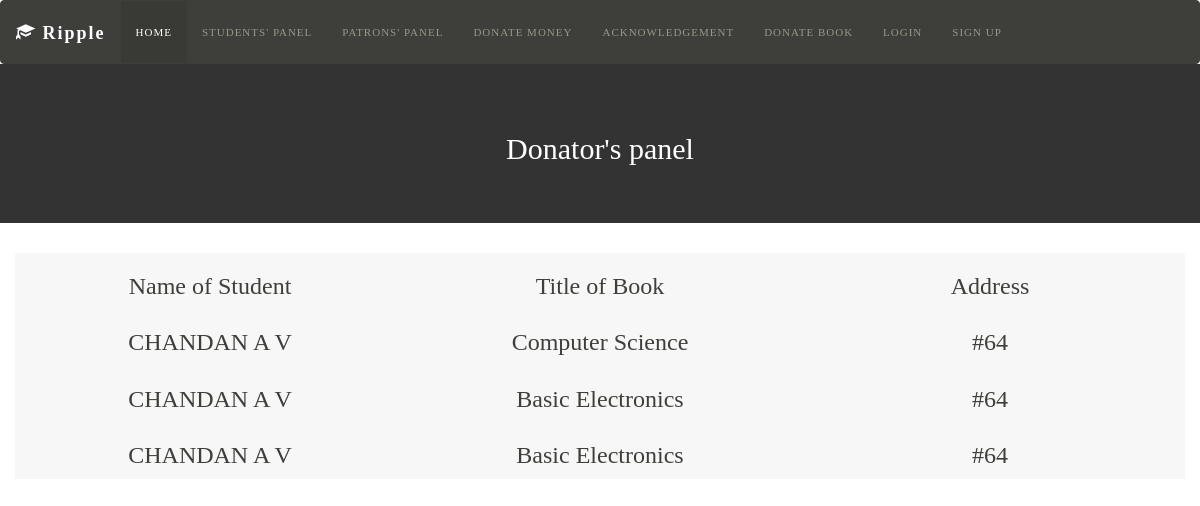
The page /acknowledgement.php on the database its author committed.
### tables this page shows
CREATE TABLE IF NOT EXISTS `bbb` (
  `id` int(11) NOT NULL,
  `book_id` int(8) NOT NULL,
  `student` varchar(255) NOT NULL
);

CREATE TABLE IF NOT EXISTS `users` (
  `userID` int(11) NOT NULL,
  `username` varchar(80) NOT NULL,
  `firstName` varchar(30) NOT NULL,
  `lastName` varchar(60) NOT NULL,
  `contact` varchar(13) NOT NULL,
  `education` varchar(255) NOT NULL,
  `email` varchar(60) NOT NULL,
  `password` varchar(100) NOT NULL,
  `thumbnail` varchar(255) DEFAULT '',
  `gender` varchar(10) DEFAULT '',
  `birthdate` varchar(255) DEFAULT '0000-00-00',
  `birthmo` varchar(255) NOT NULL,
  `birthyr` varchar(255) NOT NULL,
  `religion` varchar(100) DEFAULT '',
  `birthplace` varchar(255) DEFAULT '',
  `address` varchar(255) NOT NULL,
  `ano` varchar(255) NOT NULL,
  `opt` varchar(255) NOT NULL,
  `points` int(8) NOT NULL
);

CREATE TABLE IF NOT EXISTS `books` (
  `id` int(11) NOT NULL,
  `book_name` varchar(255) NOT NULL,
  `book_author` varchar(255) NOT NULL,
  `book_img` varchar(255) NOT NULL,
  `book_dby` varchar(255) NOT NULL,
  `book_desc` varchar(255) NOT NULL
);

### acknowledgement.php (the view, shortened to what this page needs)
<!DOCTYPE html>
<html>
<head>
    <link href="student_book_list.css" rel="stylesheet" />
    <link href="Content/bootstrap.min.css" rel="stylesheet" />
</head>
<body>
 <nav class="navbar navbar-default" role="navigation">
        <div class="container-fluid">
            <div class="navbar-header">
                <a class="navbar-brand" href="index.php" style="font-family:'Century Gothic';font-weight:bold;letter-spacing:2px;"><span class="glyphicon glyphicon-education"></span> Ripple</a>
            </div>
            <div class="collapse navbar-collapse" id="bs-example-navbar-collapse-1">
                <ul class="nav navbar-nav text-center" style="font-family:'Century Gothic';font-weight:bold;letter-spacing:1px;">
                    <li class="active"><a href="index.php">Home</a></li>
                    <li><a href="people.php">Students' Panel</a></li>
                    <li><a href="don_people.php">Patrons' Panel</a></li>
					 <li><a href="paypal.php">Donate money</a></li>
					 					 <li><a href="acknowledgement.php">Acknowledgement</a></li>
					 <li><a href="book_don.php">Donate Book</a></li>
					<?php
					if($_SESSION['s']){
						echo '                    <li><a href="don_signout.php">Logout</a></li>
';
					}
					else{
						echo '                    <li><a href="don_login.php">Login</a></li>
						                    <li><a href="don_signup.php">Sign up</a></li>
';
					}
					?>
                </ul>
            </div>
        </div>
    </nav>
    <div id="banner">
        <div class="jumbotron text-center">
            <h2>Donator's panel</h2>
        </div>
    </div>
   <div id="content">
       <div class="container text-center" style="background-color:#f7f7f7;">
           <div class="row" id="head">
               <div class="col-sm-4"><h3>Name of Student</h3></div>
               <div class="col-sm-4"><h3>Title of Book</h3></div>
               <div class="col-sm-4"><h3>Address</h3></div>
           </div>
<?php
            $s=mysql_query("SELECT * FROM bbb");
while($row=mysql_fetch_array($s)){
	$p=mysql_fetch_array(mysql_query("SELECT * FROM users WHERE userID='".$row['student']."'"));
		$o=mysql_fetch_array(mysql_query("SELECT * FROM books WHERE id='".$row['book_id']."'"));
          echo ' <div class="row">
               <div class="col-sm-4"><h3>'.$p['firstName'].' '.$p['lastName'].'</h3></div>
               <div class="col-sm-4"><h3>'.$o['book_name'].'</h3></div>
               <div class="col-sm-4"><h3>'.$p['address'].'</h3></div>
           </div>';
}
?>
       </div>
   </div>
</body>
</html>

### student_book_list.css (style rules this page uses)
#banner { background-color:#333; margin-top:-20px; }
#banner .jumbotron { background-color:transparent; color:white; font-family:'Century Gothic'; }
#head { font-family:Papyrus; }
#content { font-family:'Century Gothic'; }

### rows shown on the page
bbb: users.firstName "CHANDAN", users.lastName "A V", book.book_name "Computer Science", users.address "#64"
bbb: users.firstName "CHANDAN", users.lastName "A V", book.book_name "Basic Electronics", users.address "#64"
bbb: users.firstName "CHANDAN", users.lastName "A V", book.book_name "Basic Electronics", users.address "#64"
